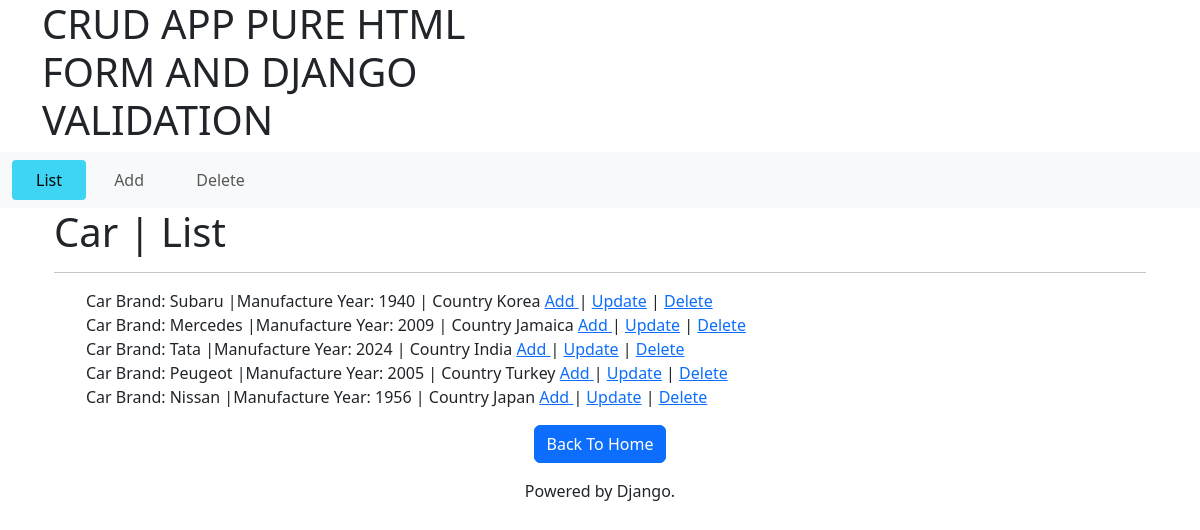
Before: / with the older database file.
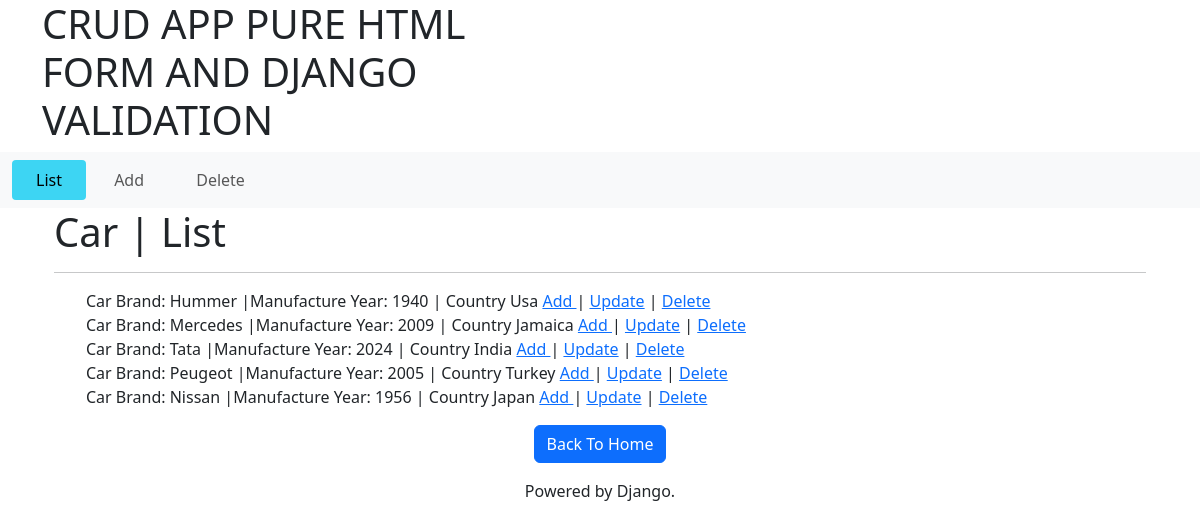
After: the same page with the newer database file.
### cars/models.py (models this page shows, shortened)
class Car(models.Model):
    brand = models.CharField(max_length=100,help_text="Enter the brand of the car",verbose_name="Car Brand")
    country = models.CharField(max_length=100,help_text="Enter the country of the car",verbose_name="Car Country",default="Japan")
    year = models.IntegerField(help_text="Enter the year of the car",verbose_name="Manufacture Year")

### cars/views.py (the view)
# urls.py: path("", views.carlist, name="carlist"),
def carlist(request):
    allcars = Car.objects.all()
    return render(request, 'cars/carlist.html', {'allcars': allcars})

### TEMPLATES/cars/carlist.html (shortened to what this page needs)
{% extends 'partials/_base.html' %}
{% block content %}
<div class="container">
    <h1>Car | List</h1>
    {% if allcars %}
    <hr>
    <ul>
        {% for car in allcars %}
        <li>Car Brand: {{ car.brand|capfirst }} |Manufacture Year: {{ car.year }} | Country {{ car.country }}
          <a href="{% url 'cars:add' %}">Add </a> | <a href="{% url 'cars:update' car.pk %}">Update</a> | <a href="{% url 'cars:delete' %}">Delete</a>
        </li>
        {% endfor %}
    </ul>
    {% else %}
    <p>No Cars Available</p>
    {% endif %}
</div>
{% endblock %}

### TEMPLATES/partials/_base.html (shortened to what this page needs)
<!DOCTYPE html>
<html lang="en">
<head>
    <link href="https://cdn.jsdelivr.net/npm/bootstrap@5.3.3/dist/css/bootstrap.min.css" rel="stylesheet">
</head>
<body>
  <div class="container text">
    <div class="row">
      <div class="col-sm-6 ">
        <h1>CRUD APP PURE HTML FORM AND DJANGO VALIDATION</h1>
      </div>
    </div>
  </div>
<nav class="navbar navbar-expand-lg bg-body-tertiary ">
  <div class="container-fluid">
    <div class="collapse navbar-collapse" id="navbarNav">
      <ul class="navbar-nav">
        <li class="nav-item">
          <a class="nav-link active btn btn-info btn-sm px-4" aria-current="page" href="{% url 'cars:carlist' %}">List</a>
        </li> &nbsp;
        <li class="nav-item">
          <a class="nav-link btn btn-primary btn-sm px-4" href="{% url 'cars:add' %}">Add</a>
        </li>&nbsp;
        <li class="nav-item">
          <a class="nav-link btn btn-danger btn-sm px-4" href="{% url 'cars:delete' %}">Delete</a>
        </li>
      </ul>
    </div>
  </div>
</nav>
    <div class="container">
        {% block content %}{% endblock %}
    </div>
    <div class="container text-center">
<a href="{% url 'cars:carlist' %}" class="btn btn-primary btn-xs">Back To Home </a>
    </div>
    <footer class="text-center mt-3">
        <p>Powered by Django.</p>
    </footer>
</body>
</html>

### TEMPLATES/cars/carlist.html (style rules this page uses)
ul, li { list-style-type: none; }

Changed rows visible on the page:
changed Car: brand "Subaru" → "Hummer"; country "Korea" → "Usa"
